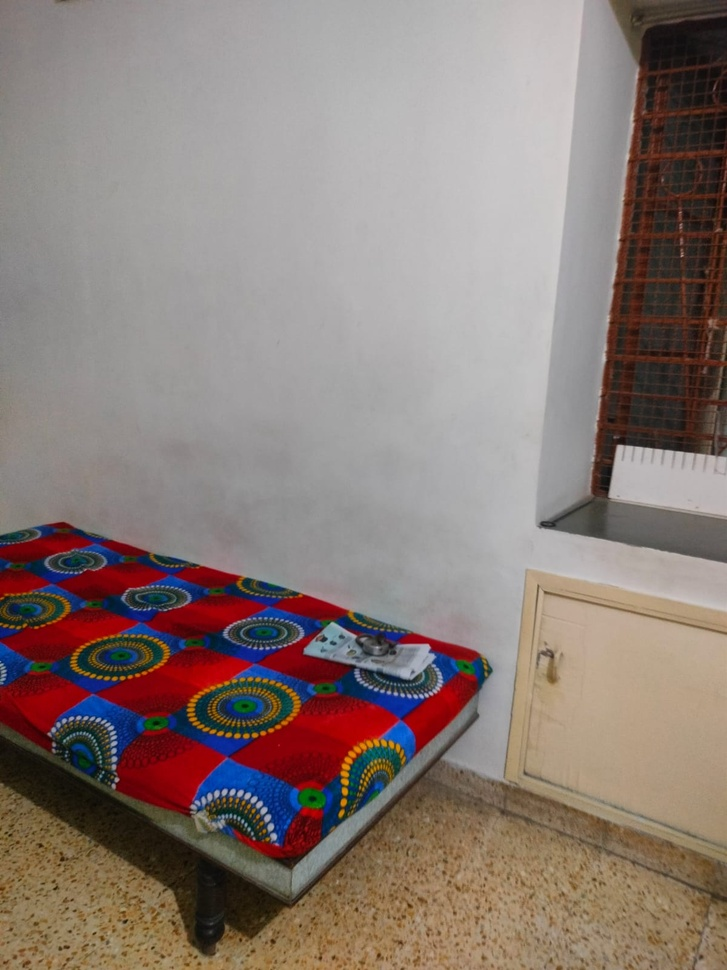
#> input picture input.jpg, 727 x 970 px, shrunk from 1200 x 1600 before the run, found by its file name
$ python PRODIGY_CS_02.py
#> lines starting #> are read from the running program, lines starting #| are printed output that depends on the picture
from PIL import Image

def process_image(input_path, output_path, mode):
#> called with mode = 'encrypt'
    with Image.open(input_path) as img:
#> img is the input picture: PIL image 727x970 RGB; mean R, G, B 138.5, 124.1, 118.6
        width, height = img.size
#> width = 727; height = 970

        for x in range(width):
            for y in range(height):
                r, g, b = img.getpixel((x, y))

                # Swap red and blue channels
                new_pixel = (b, g, r)

                img.putpixel((x, y), new_pixel)
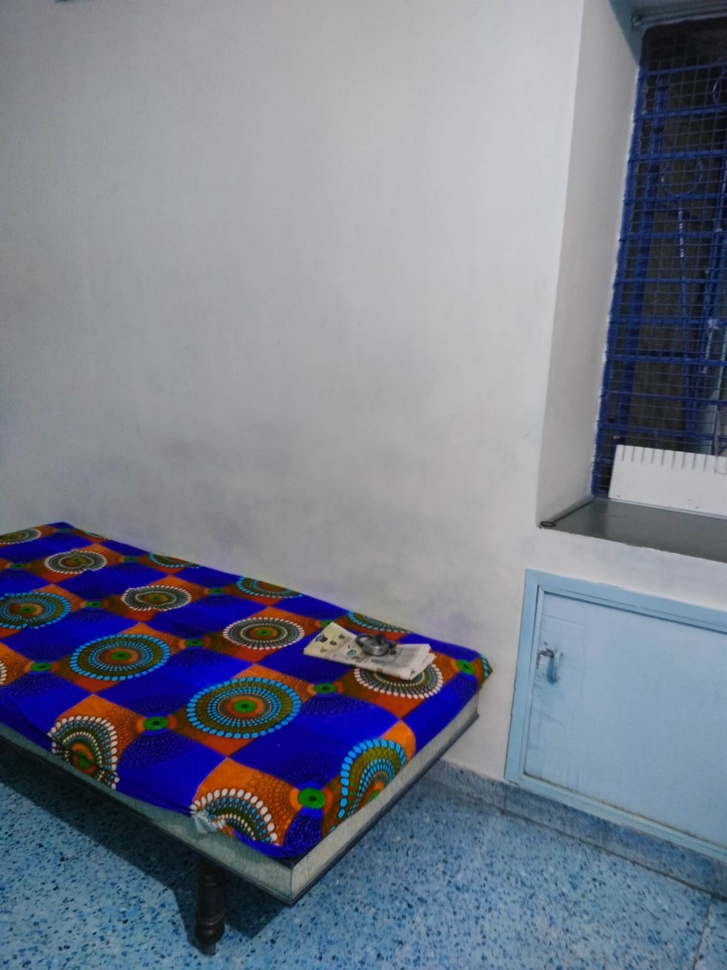
#> img: PIL image 727x970 RGB; mean R, G, B 118.6, 124.1, 138.5

        img.save(output_path)

    print(f"Image {mode}d successfully!")

# Image paths
input_image = r"C:\Users\Jil Patel\OneDrive\Desktop\vs code\dsa\cyber_security\input.jpg"
encrypted_image = r"C:\Users\Jil Patel\OneDrive\Desktop\vs code\dsa\cyber_security\encrypted.jpg"
decrypted_image = r"C:\Users\Jil Patel\OneDrive\Desktop\vs code\dsa\cyber_security\decrypted.jpg"

# Encrypt the image
process_image(input_image, encrypted_image, "encrypt")

# Decrypt the image
process_image(encrypted_image, decrypted_image, "decrypt")
